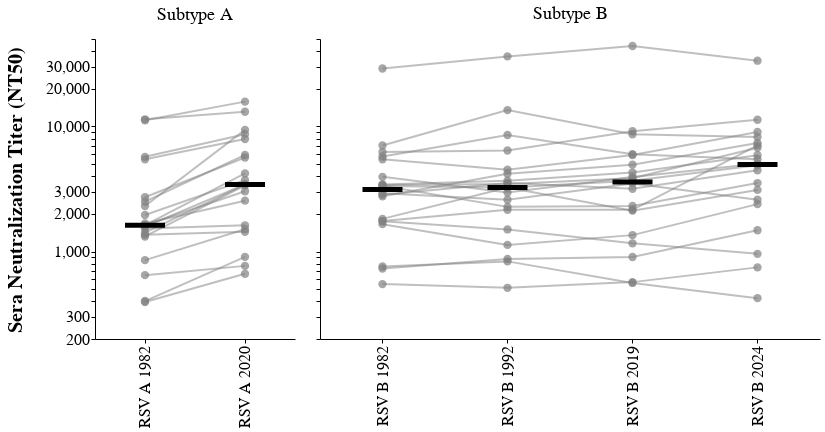

Write notebook code for a chart like this one.
### Markdown cell above
## figure 7

### Code cell
import altair as alt

# Define a selection for viruses
virus_selection = alt.selection_point(fields=['virus'], bind='legend')

# Filter data to include only specified viruses
filtered_df = filtered_df[filtered_df['virus'].isin([
    "RSV A 1982", "RSV A 2020", 
    "RSV B 1982", "RSV B 1992", "RSV B 2019", "RSV B 2024"
])]

# Create the serum chart with lines and points
def create_serum_chart(data, width, show_y_labels=True):
    base = alt.Chart(data).encode(
        x=alt.X('virus:N', 
                title='RSV pseudovirus', 
                axis=alt.Axis(
                    labelAngle=-90, 
                    labelFontSize=16,  # Increased font size for x-axis text
                    titleFontSize=18  # Increased font size for x-axis title
                )),
        y=alt.Y('geo_mean_NT50:Q', 
                title="Sera Neutralization Titer (NT50)" if show_y_labels else None,  # Y-axis title only on first facet
                scale=alt.Scale(type='log', domain=[200, 50000]),  # Set Y-axis limits
                axis=alt.Axis(
                    labelFontSize=16 if show_y_labels else 0,  # Increase font size, hide labels on second facet
                    titleFontSize=20,  # Increase font size for y-axis title
                    titlePadding=20  # Add spacing between y-axis title and labels
                ) if show_y_labels else alt.Axis(labels=False, ticks=True, domain=True)
        ),
        detail='serum:N',  # Connect lines per serum
        color=alt.Color('virus:N', legend=alt.Legend(title="Virus")),  # Enable legend for virus selection
        tooltip=[
            alt.Tooltip('serum:N', title='Serum'),
            alt.Tooltip('virus:N', title='Virus'),
            alt.Tooltip('geo_mean_NT50:Q', title='geo_mean_NT50')
        ]
    )

    # Add lines and points with visual override for gray
    lines = base.mark_line(opacity=0.5).encode(color=alt.value('grey')).transform_filter(virus_selection)
    points = base.mark_point(size=70, filled=True).encode(color=alt.value('grey')).transform_filter(virus_selection)
    
    return (lines + points).properties(
        width=width,
        height=300
    )

# Create the median layer (with larger ticks)
def create_median_layer(data, show_y_labels=True):
    return alt.Chart(data).mark_tick(
        thickness=5,  # Thickness of the tick
        size=40,  # Length of the tick
        color='black'
    ).encode(
        x=alt.X('virus:N', title=None),  # X-axis for virus
        y=alt.Y('median(geo_mean_NT50):Q', 
                title="Sera Neutralization Titer (NT50)" if show_y_labels else None,  # Y-axis title only on first facet
                scale=alt.Scale(type='log', domain=[200, 50000]),
                axis=alt.Axis(
                    labelFontSize=16 if show_y_labels else 0,  # Increase font size, hide labels on second facet
                    titleFontSize=20,  # Increase font size for y-axis title
                    titlePadding=20  # Add spacing between y-axis title and labels
                ) if show_y_labels else alt.Axis(labels=False, ticks=True, domain=True)
        )
    ).transform_filter(
        virus_selection  # Apply selection for interactivity
    )

# Create charts for subtypes
chart_A = alt.layer(
    create_serum_chart(filtered_df[filtered_df['subtype'] == 'A'], 200, show_y_labels=True),  # Show Y-axis for first facet
    create_median_layer(filtered_df[filtered_df['subtype'] == 'A'], show_y_labels=True)  # Show Y-axis for first facet
).add_params(
    virus_selection  # Add interactive selection at the top level
).properties(
    title="Subtype A"
)

chart_B = alt.layer(
    create_serum_chart(filtered_df[filtered_df['subtype'] == 'B'], 500, show_y_labels=False),  # Hide Y-axis labels but keep axis
    create_median_layer(filtered_df[filtered_df['subtype'] == 'B'], show_y_labels=False)  # Hide Y-axis labels but keep axis
).add_params(
    virus_selection  # Add interactive selection at the top level
).properties(
    title="Subtype B"
)

# Combine charts for viewing in notebook
combined_chart = (
    alt.hconcat(
        chart_A.properties(width=200, height=300),
        chart_B.properties(width=500, height=300)
    )
).resolve_scale(y='shared').resolve_axis(
    y='shared',  # Shared y-axis
    x='independent'  # Ensures x-axis labels are separate for each facet
).configure_title(
    anchor='middle',  # Keeps the title centered
    fontSize=18,  # Increase font size
    dy=-10  # Move title higher to create more white space
)

# Display the final chart
combined_chart.configure_axis(labelFontSize=16, titleFontSize=20).display()

# Save the chart as an interactive HTML file
combined_chart.save("03_output/plots/RSVEvo_historicalsera_neutralization_plot.html")

### Figure 1 — Vega-Lite specification as saved in the notebook (floating-point values rounded to 4 significant figures)
{"config": {"background": "transparent", "title": {"fontSize": 18, "fontWeight": "normal", "font": "Helvetica", "anchor": "middle", "color": "#000000", "orient": "top", "offset": 5, "subtitleColor": "gray", "subtitleFont": "Helvetica", "subtitleFontWeight": "normal", "subtitleFontSize": 18, "subtitlePadding": 2, "dy": -10}, "axis": {"domain": true, "domainColor": "black", "domainWidth": 1, "grid": false, "gridColor": "#DEDDDD", "gridWidth": 0.5, "labelFont": "Helvetica", "labelFontSize": 16, "labelFlush": false, "labelFontWeight": "normal", "labelPadding": 2, "tickColor": "black", "tickSize": 4, "tickWidth": 1, "titleFont": "Helvetica", "titleAlign": "center", "titleFontWeight": "bold", "titleFontSize": 20, "titlePadding": 5}, "legend": {"labelFont": "Helvetica", "labelFontSize": 14, "symbolSize": 100, "titleFont": "Helvetica", "titleFontSize": 14, "titleFontWeight": "bold", "padding": 5, "titleLimit": 200, "gradientLength": 100}, "range": {"category": ["#4e79a7", "#f28e2c", "#e15759", "#76b7b2", "#59a14f", "#edc949", "#af7aa1", "#ff9da7", "#9c755f", "#bab0ab"], "diverging": ["#c7e9b4", "#7fcdbb", "#41b6c4", "#1d91c0", "#225ea8", "#253494"]}, "view": {"stroke": "transparent", "strokeWidth": 0}, "text": {"font": "Helvetica Light", "fontSize": 14}}, "hconcat": [{"layer": [{"layer": [{"mark": {"type": "line", "opacity": 0.5}, "encoding": {"color": {"value": "grey"}, "detail": {"field": "serum", "type": "nominal"}, "tooltip": [{"field": "serum", "title": "Serum", "type": "nominal"}, {"field": "virus", "title": "Virus", "type": "nominal"}, {"field": "geo_mean_NT50", "title": "geo_mean_NT50", "type": "quantitative"}], "x": {"axis": {"labelAngle": -90, "labelFontSize": 16, "titleFontSize": 18}, "field": "virus", "title": "RSV pseudovirus", "type": "nominal"}, "y": {"axis": {"labelFontSize": 16, "titleFontSize": 20, "titlePadding": 20}, "field": "geo_mean_NT50", "scale": {"domain": [200, 50000], "type": "log"}, "title": "Sera Neutralization Titer (NT50)", "type": "quantitative"}}, "name": "view_3", "transform": [{"filter": {"param": "param_1"}}]}, {"mark": {"type": "point", "filled": true, "size": 70}, "encoding": {"color": {"value": "grey"}, "detail": {"field": "serum", "type": "nominal"}, "tooltip": [{"field": "serum", "title": "Serum", "type": "nominal"}, {"field": "virus", "title": "Virus", "type": "nominal"}, {"field": "geo_mean_NT50", "title": "geo_mean_NT50", "type": "quantitative"}], "x": {"axis": {"labelAngle": -90, "labelFontSize": 16, "titleFontSize": 18}, "field": "virus", "title": "RSV pseudovirus", "type": "nominal"}, "y": {"axis": {"labelFontSize": 16, "titleFontSize": 20, "titlePadding": 20}, "field": "geo_mean_NT50", "scale": {"domain": [200, 50000], "type": "log"}, "title": "Sera Neutralization Titer (NT50)", "type": "quantitative"}}, "transform": [{"filter": {"param": "param_1"}}]}], "data": {"name": "data-6598c25820607ab84f5c9c936a9d90be"}}, {"data": {"name": "data-6598c25820607ab84f5c9c936a9d90be"}, "mark": {"type": "tick", "color": "black", "size": 40, "thickness": 5}, "encoding": {"x": {"field": "virus", "title": null, "type": "nominal"}, "y": {"aggregate": "median", "axis": {"labelFontSize": 16, "titleFontSize": 20, "titlePadding": 20}, "field": "geo_mean_NT50", "scale": {"domain": [200, 50000], "type": "log"}, "title": "Sera Neutralization Titer (NT50)", "type": "quantitative"}}, "transform": [{"filter": {"param": "param_1"}}]}], "height": 300, "title": "Subtype A", "width": 200}, {"layer": [{"layer": [{"mark": {"type": "line", "opacity": 0.5}, "encoding": {"color": {"value": "grey"}, "detail": {"field": "serum", "type": "nominal"}, "tooltip": [{"field": "serum", "title": "Serum", "type": "nominal"}, {"field": "virus", "title": "Virus", "type": "nominal"}, {"field": "geo_mean_NT50", "title": "geo_mean_NT50", "type": "quantitative"}], "x": {"axis": {"labelAngle": -90, "labelFontSize": 16, "titleFontSize": 18}, "field": "virus", "title": "RSV pseudovirus", "type": "nominal"}, "y": {"axis": {"domain": true, "labels": false, "ticks": true}, "field": "geo_mean_NT50", "scale": {"domain": [200, 50000], "type": "log"}, "title": null, "type": "quantitative"}}, "name": "view_4", "transform": [{"filter": {"param": "param_1"}}]}, {"mark": {"type": "point", "filled": true, "size": 70}, "encoding": {"color": {"value": "grey"}, "detail": {"field": "serum", "type": "nominal"}, "tooltip": [{"field": "serum", "title": "Serum", "type": "nominal"}, {"field": "virus", "title": "Virus", "type": "nominal"}, {"field": "geo_mean_NT50", "title": "geo_mean_NT50", "type": "quantitative"}], "x": {"axis": {"labelAngle": -90, "labelFontSize": 16, "titleFontSize": 18}, "field": "virus", "title": "RSV pseudovirus", "type": "nominal"}, "y": {"axis": {"domain": true, "labels": false, "ticks": true}, "field": "geo_mean_NT50", "scale": {"domain": [200, 50000], "type": "log"}, "title": null, "type": "quantitative"}}, "transform": [{"filter": {"param": "param_1"}}]}], "data": {"name": "data-f75255665e19f50e472da96f2947d34d"}}, {"data": {"name": "data-f75255665e19f50e472da96f2947d34d"}, "mark": {"type": "tick", "color": "black", "size": 40, "thickness": 5}, "encoding": {"x": {"field": "virus", "title": null, "type": "nominal"}, "y": {"aggregate": "median", "axis": {"domain": true, "labels": false, "ticks": true}, "field": "geo_mean_NT50", "scale": {"domain": [200, 50000], "type": "log"}, "title": null, "type": "quantitative"}}, "transform": [{"filter": {"param": "param_1"}}]}], "height": 300, "title": "Subtype B", "width": 500}], "params": [{"name": "param_1", "select": {"type": "point", "fields": ["virus"]}, "bind": "legend", "views": ["view_3", "view_4"]}], "resolve": {"axis": {"x": "independent", "y": "shared"}, "scale": {"y": "shared"}}, "$schema": "https://vega.github.io/schema/vega-lite/v5.20.1.json", "datasets": {"data-6598c25820607ab84f5c9c936a9d90be": [{"virus": "RSV A 1982", "serum": "85_1", "geo_mean_NT50": 1676.0, "lower": 1413.0, "upper": 1988.0, "subtype": "A"}, {"virus": "RSV A 1982", "serum": "85_2", "geo_mean_NT50": 395.2, "lower": 315.1, "upper": 495.6, "subtype": "A"}, {"virus": "RSV A 1982", "serum": "85_3", "geo_mean_NT50": 2311.0, "lower": 1452.0, "upper": 3678.0, "subtype": "A"}, {"virus": "RSV A 1982", "serum": "85_4", "geo_mean_NT50": 647.8, "lower": 646.6, "upper": 649.1, "subtype": "A"}, {"virus": "RSV A 1982", "serum": "85_6", "geo_mean_NT50": 1584.0, "lower": 1146.0, "upper": 2191.0, "subtype": "A"}, {"virus": "RSV A 1982", "serum": "85_7", "geo_mean_NT50": 1959.0, "lower": 1395.0, "upper": 2752.0, "subtype": "A"}, {"virus": "RSV A 1982", "serum": "85_8", "geo_mean_NT50": 5460.0, "lower": 4889.0, "upper": 6098.0, "subtype": "A"}, {"virus": "RSV A 1982", "serum": "86_1", "geo_mean_NT50": 1628.0, "lower": 1351.0, "upper": 1962.0, "subtype": "A"}, {"virus": "RSV A 1982", "serum": "86_10", "geo_mean_NT50": 853.6, "lower": 741.2, "upper": 983.1, "subtype": "A"}, {"virus": "RSV A 1982", "serum": "86_12", "geo_mean_NT50": 402.1, "lower": 326.5, "upper": 495.3, "subtype": "A"}, {"virus": "RSV A 1982", "serum": "86_2", "geo_mean_NT50": 2717.0, "lower": 2326.0, "upper": 3174.0, "subtype": "A"}, {"virus": "RSV A 1982", "serum": "86_4", "geo_mean_NT50": 1320.0, "lower": 825.2, "upper": 2110.0, "subtype": "A"}, {"virus": "RSV A 1982", "serum": "86_6", "geo_mean_NT50": 1414.0, "lower": 1069.0, "upper": 1871.0, "subtype": "A"}, {"virus": "RSV A 1982", "serum": "86_7", "geo_mean_NT50": 1360.0, "lower": 1360.0, "upper": 1360.0, "subtype": "A"}, {"virus": "RSV A 1982", "serum": "86_8", "geo_mean_NT50": 1525.0, "lower": 972.5, "upper": 2392.0, "subtype": "A"}, {"virus": "RSV A 1982", "serum": "86_9", "geo_mean_NT50": 11400.0, "lower": 10640.0, "upper": 12220.0, "subtype": "A"}, {"virus": "RSV A 1982", "serum": "87_4", "geo_mean_NT50": 1623.0, "lower": 1209.0, "upper": 2180.0, "subtype": "A"}, {"virus": "RSV A 1982", "serum": "87_7", "geo_mean_NT50": 5716.0, "lower": 5614.0, "upper": 5819.0, "subtype": "A"}, {"virus": "RSV A 1982", "serum": "87_8", "geo_mean_NT50": 2507.0, "lower": 2160.0, "upper": 2910.0, "subtype": "A"}, {"virus": "RSV A 1982", "serum": "87_9", "geo_mean_NT50": 11200.0, "lower": 8851.0, "upper": 14180.0, "subtype": "A"}, {"virus": "RSV A 2020", "serum": "85_1", "geo_mean_NT50": 2551.0, "lower": 2232.0, "upper": 2917.0, "subtype": "A"}, {"virus": "RSV A 2020", "serum": "85_2", "geo_mean_NT50": 663.7, "lower": 499.2, "upper": 882.5, "subtype": "A"}, {"virus": "RSV A 2020", "serum": "85_3", "geo_mean_NT50": 9390.0, "lower": 8593.0, "upper": 10260.0, "subtype": "A"}, {"virus": "RSV A 2020", "serum": "85_4", "geo_mean_NT50": 768.3, "lower": 680.1, "upper": 867.9, "subtype": "A"}, {"virus": "RSV A 2020", "serum": "85_6", "geo_mean_NT50": 3434.0, "lower": 2945.0, "upper": 4005.0, "subtype": "A"}, {"virus": "RSV A 2020", "serum": "85_7", "geo_mean_NT50": 3721.0, "lower": 3146.0, "upper": 4401.0, "subtype": "A"}, {"virus": "RSV A 2020", "serum": "85_8", "geo_mean_NT50": 7942.0, "lower": 7588.0, "upper": 8312.0, "subtype": "A"}, {"virus": "RSV A 2020", "serum": "86_1", "geo_mean_NT50": 4213.0, "lower": 4026.0, "upper": 4409.0, "subtype": "A"}, {"virus": "RSV A 2020", "serum": "86_10", "geo_mean_NT50": 1509.0, "lower": 1171.0, "upper": 1945.0, "subtype": "A"}, {"virus": "RSV A 2020", "serum": "86_12", "geo_mean_NT50": 907.3, "lower": 731.2, "upper": 1126.0, "subtype": "A"}, {"virus": "RSV A 2020", "serum": "86_2", "geo_mean_NT50": 5643.0, "lower": 5370.0, "upper": 5929.0, "subtype": "A"}, {"virus": "RSV A 2020", "serum": "86_4", "geo_mean_NT50": 3387.0, "lower": 2763.0, "upper": 4153.0, "subtype": "A"}, {"virus": "RSV A 2020", "serum": "86_6", "geo_mean_NT50": 3431.0, "lower": 2779.0, "upper": 4236.0, "subtype": "A"}, {"virus": "RSV A 2020", "serum": "86_7", "geo_mean_NT50": 1437.0, "lower": 1399.0, "upper": 1477.0, "subtype": "A"}, {"virus": "RSV A 2020", "serum": "86_8", "geo_mean_NT50": 1620.0, "lower": 1162.0, "upper": 2260.0, "subtype": "A"}, {"virus": "RSV A 2020", "serum": "86_9", "geo_mean_NT50": 13110.0, "lower": 11010.0, "upper": 15600.0, "subtype": "A"}, {"virus": "RSV A 2020", "serum": "87_4", "geo_mean_NT50": 3034.0, "lower": 2783.0, "upper": 3309.0, "subtype": "A"}, {"virus": "RSV A 2020", "serum": "87_7", "geo_mean_NT50": 8676.0, "lower": 8471.0, "upper": 8886.0, "subtype": "A"}, {"virus": "RSV A 2020", "serum": "87_8", "geo_mean_NT50": 5917.0, "lower": 5900.0, "upper": 5933.0, "subtype": "A"}, {"virus": "RSV A 2020", "serum": "87_9", "geo_mean_NT50": 15790.0, "lower": 14010.0, "upper": 17800.0, "subtype": "A"}], "data-f75255665e19f50e472da96f2947d34d": [{"virus": "RSV B 1982", "serum": "85_1", "geo_mean_NT50": 1656.0, "lower": 1543.0, "upper": 1778.0, "subtype": "B"}, {"virus": "RSV B 1982", "serum": "85_2", "geo_mean_NT50": 732.7, "lower": 703.9, "upper": 762.7, "subtype": "B"}, {"virus": "RSV B 1982", "serum": "85_3", "geo_mean_NT50": 6250.0, "lower": 5937.0, "upper": 6579.0, "subtype": "B"}, {"virus": "RSV B 1982", "serum": "85_4", "geo_mean_NT50": 759.2, "lower": 680.5, "upper": 847.0, "subtype": "B"}, {"virus": "RSV B 1982", "serum": "85_6", "geo_mean_NT50": 3354.0, "lower": 2859.0, "upper": 3935.0, "subtype": "B"}, {"virus": "RSV B 1982", "serum": "85_7", "geo_mean_NT50": 5464.0, "lower": 4161.0, "upper": 7174.0, "subtype": "B"}, {"virus": "RSV B 1982", "serum": "85_8", "geo_mean_NT50": 5749.0, "lower": 4495.0, "upper": 7355.0, "subtype": "B"}, {"virus": "RSV B 1982", "serum": "86_1", "geo_mean_NT50": 3400.0, "lower": 3197.0, "upper": 3617.0, "subtype": "B"}, {"virus": "RSV B 1982", "serum": "86_10", "geo_mean_NT50": 1748.0, "lower": 1741.0, "upper": 1754.0, "subtype": "B"}, {"virus": "RSV B 1982", "serum": "86_12", "geo_mean_NT50": 549.4, "lower": 504.9, "upper": 597.7, "subtype": "B"}, {"virus": "RSV B 1982", "serum": "86_2", "geo_mean_NT50": 2929.0, "lower": 2091.0, "upper": 4105.0, "subtype": "B"}, {"virus": "RSV B 1982", "serum": "86_4", "geo_mean_NT50": 2768.0, "lower": 2250.0, "upper": 3405.0, "subtype": "B"}, {"virus": "RSV B 1982", "serum": "86_6", "geo_mean_NT50": 1752.0, "lower": 1618.0, "upper": 1897.0, "subtype": "B"}, {"virus": "RSV B 1982", "serum": "86_7", "geo_mean_NT50": 2843.0, "lower": 2023.0, "upper": 3994.0, "subtype": "B"}, {"virus": "RSV B 1982", "serum": "86_8", "geo_mean_NT50": 1824.0, "lower": 1093.0, "upper": 3044.0, "subtype": "B"}, {"virus": "RSV B 1982", "serum": "86_9", "geo_mean_NT50": 29060.0, "lower": 27690.0, "upper": 30490.0, "subtype": "B"}, {"virus": "RSV B 1982", "serum": "87_4", "geo_mean_NT50": 3954.0, "lower": 3568.0, "upper": 4381.0, "subtype": "B"}, {"virus": "RSV B 1982", "serum": "87_7", "geo_mean_NT50": 3441.0, "lower": 2654.0, "upper": 4462.0, "subtype": "B"}, {"virus": "RSV B 1982", "serum": "87_8", "geo_mean_NT50": 3336.0, "lower": 3015.0, "upper": 3691.0, "subtype": "B"}, {"virus": "RSV B 1982", "serum": "87_9", "geo_mean_NT50": 7036.0, "lower": 6833.0, "upper": 7245.0, "subtype": "B"}, {"virus": "RSV B 1992", "serum": "85_1", "geo_mean_NT50": 1130.0, "lower": 1128.0, "upper": 1132.0, "subtype": "B"}, {"virus": "RSV B 1992", "serum": "85_2", "geo_mean_NT50": 873.9, "lower": 737.3, "upper": 1036.0, "subtype": "B"}, {"virus": "RSV B 1992", "serum": "85_3", "geo_mean_NT50": 6421.0, "lower": 5743.0, "upper": 7181.0, "subtype": "B"}, {"virus": "RSV B 1992", "serum": "85_4", "geo_mean_NT50": 834.4, "lower": 736.2, "upper": 945.7, "subtype": "B"}, {"virus": "RSV B 1992", "serum": "85_6", "geo_mean_NT50": 2276.0, "lower": 2046.0, "upper": 2533.0, "subtype": "B"}, {"virus": "RSV B 1992", "serum": "85_7", "geo_mean_NT50": 4506.0, "lower": 3906.0, "upper": 5199.0, "subtype": "B"}, {"virus": "RSV B 1992", "serum": "85_8", "geo_mean_NT50": 8545.0, "lower": 6037.0, "upper": 12100.0, "subtype": "B"}, {"virus": "RSV B 1992", "serum": "86_1", "geo_mean_NT50": 3463.0, "lower": 3444.0, "upper": 3481.0, "subtype": "B"}, {"virus": "RSV B 1992", "serum": "86_10", "geo_mean_NT50": 1503.0, "lower": 1412.0, "upper": 1600.0, "subtype": "B"}, {"virus": "RSV B 1992", "serum": "86_12", "geo_mean_NT50": 513.0, "lower": 424.8, "upper": 619.4, "subtype": "B"}, {"virus": "RSV B 1992", "serum": "86_2", "geo_mean_NT50": 2593.0, "lower": 2415.0, "upper": 2785.0, "subtype": "B"}, {"virus": "RSV B 1992", "serum": "86_4", "geo_mean_NT50": 4185.0, "lower": 3583.0, "upper": 4888.0, "subtype": "B"}, {"virus": "RSV B 1992", "serum": "86_6", "geo_mean_NT50": 2160.0, "lower": 2085.0, "upper": 2236.0, "subtype": "B"}, {"virus": "RSV B 1992", "serum": "86_7", "geo_mean_NT50": 3534.0, "lower": 3529.0, "upper": 3539.0, "subtype": "B"}, {"virus": "RSV B 1992", "serum": "86_8", "geo_mean_NT50": 3245.0, "lower": 3158.0, "upper": 3334.0, "subtype": "B"}, {"virus": "RSV B 1992", "serum": "86_9", "geo_mean_NT50": 36290.0, "lower": 28780.0, "upper": 45760.0, "subtype": "B"}, {"virus": "RSV B 1992", "serum": "87_4", "geo_mean_NT50": 2967.0, "lower": 2728.0, "upper": 3226.0, "subtype": "B"}, {"virus": "RSV B 1992", "serum": "87_7", "geo_mean_NT50": 3686.0, "lower": 3448.0, "upper": 3941.0, "subtype": "B"}, {"virus": "RSV B 1992", "serum": "87_8", "geo_mean_NT50": 3245.0, "lower": 3149.0, "upper": 3344.0, "subtype": "B"}, {"virus": "RSV B 1992", "serum": "87_9", "geo_mean_NT50": 13510.0, "lower": 13270.0, "upper": 13750.0, "subtype": "B"}, {"virus": "RSV B 2019", "serum": "85_1", "geo_mean_NT50": 1353.0, "lower": 1201.0, "upper": 1524.0, "subtype": "B"}, {"virus": "RSV B 2019", "serum": "85_2", "geo_mean_NT50": 904.7, "lower": 877.0, "upper": 933.2, "subtype": "B"}, {"virus": "RSV B 2019", "serum": "85_3", "geo_mean_NT50": 9153.0, "lower": 8195.0, "upper": 10220.0, "subtype": "B"}, {"virus": "RSV B 2019", "serum": "85_4", "geo_mean_NT50": 561.3, "lower": 535.5, "upper": 588.4, "subtype": "B"}, {"virus": "RSV B 2019", "serum": "85_6", "geo_mean_NT50": 2315.0, "lower": 1985.0, "upper": 2701.0, "subtype": "B"}, {"virus": "RSV B 2019", "serum": "85_7", "geo_mean_NT50": 5906.0, "lower": 5064.0, "upper": 6889.0, "subtype": "B"}, {"virus": "RSV B 2019", "serum": "85_8", "geo_mean_NT50": 6003.0, "lower": 5954.0, "upper": 6052.0, "subtype": "B"}, {"virus": "RSV B 2019", "serum": "86_1", "geo_mean_NT50": 3857.0, "lower": 3561.0, "upper": 4177.0, "subtype": "B"}, {"virus": "RSV B 2019", "serum": "86_10", "geo_mean_NT50": 1164.0, "lower": 1159.0, "upper": 1168.0, "subtype": "B"}, {"virus": "RSV B 2019", "serum": "86_12", "geo_mean_NT50": 569.7, "lower": 548.5, "upper": 591.7, "subtype": "B"}, {"virus": "RSV B 2019", "serum": "86_2", "geo_mean_NT50": 3506.0, "lower": 2686.0, "upper": 4576.0, "subtype": "B"}, {"virus": "RSV B 2019", "serum": "86_4", "geo_mean_NT50": 4950.0, "lower": 4763.0, "upper": 5144.0, "subtype": "B"}, {"virus": "RSV B 2019", "serum": "86_6", "geo_mean_NT50": 2157.0, "lower": 1937.0, "upper": 2401.0, "subtype": "B"}, {"virus": "RSV B 2019", "serum": "86_7", "geo_mean_NT50": 3179.0, "lower": 3145.0, "upper": 3213.0, "subtype": "B"}, {"virus": "RSV B 2019", "serum": "86_8", "geo_mean_NT50": 2124.0, "lower": 2047.0, "upper": 2204.0, "subtype": "B"}, {"virus": "RSV B 2019", "serum": "86_9", "geo_mean_NT50": 43920.0, "lower": 42480.0, "upper": 45420.0, "subtype": "B"}, {"virus": "RSV B 2019", "serum": "87_4", "geo_mean_NT50": 3938.0, "lower": 3645.0, "upper": 4254.0, "subtype": "B"}, {"virus": "RSV B 2019", "serum": "87_7", "geo_mean_NT50": 4281.0, "lower": 3877.0, "upper": 4728.0, "subtype": "B"}, {"virus": "RSV B 2019", "serum": "87_8", "geo_mean_NT50": 3683.0, "lower": 3038.0, "upper": 4464.0, "subtype": "B"}, {"virus": "RSV B 2019", "serum": "87_9", "geo_mean_NT50": 8658.0, "lower": 6670.0, "upper": 11240.0, "subtype": "B"}, {"virus": "RSV B 2024", "serum": "85_1", "geo_mean_NT50": 2395.0, "lower": 2381.0, "upper": 2409.0, "subtype": "B"}, {"virus": "RSV B 2024", "serum": "85_2", "geo_mean_NT50": 1481.0, "lower": 1387.0, "upper": 1581.0, "subtype": "B"}, {"virus": "RSV B 2024", "serum": "85_3", "geo_mean_NT50": 11310.0, "lower": 10940.0, "upper": 11700.0, "subtype": "B"}, {"virus": "RSV B 2024", "serum": "85_4", "geo_mean_NT50": 424.2, "lower": 330.6, "upper": 544.4, "subtype": "B"}, {"virus": "RSV B 2024", "serum": "85_6", "geo_mean_NT50": 3526.0, "lower": 3500.0, "upper": 3553.0, "subtype": "B"}, {"virus": "RSV B 2024", "serum": "85_7", "geo_mean_NT50": 9020.0, "lower": 7277.0, "upper": 11180.0, "subtype": "B"}, {"virus": "RSV B 2024", "serum": "85_8", "geo_mean_NT50": 5466.0, "lower": 5265.0, "upper": 5675.0, "subtype": "B"}, {"virus": "RSV B 2024", "serum": "86_1", "geo_mean_NT50": 6756.0, "lower": 6026.0, "upper": 7575.0, "subtype": "B"}, {"virus": "RSV B 2024", "serum": "86_10", "geo_mean_NT50": 958.9, "lower": 777.4, "upper": 1183.0, "subtype": "B"}, {"virus": "RSV B 2024", "serum": "86_12", "geo_mean_NT50": 747.4, "lower": 735.0, "upper": 760.0, "subtype": "B"}, {"virus": "RSV B 2024", "serum": "86_2", "geo_mean_NT50": 2595.0, "lower": 2180.0, "upper": 3090.0, "subtype": "B"}, {"virus": "RSV B 2024", "serum": "86_4", "geo_mean_NT50": 7387.0, "lower": 7142.0, "upper": 7640.0, "subtype": "B"}, {"virus": "RSV B 2024", "serum": "86_6", "geo_mean_NT50": 7065.0, "lower": 5246.0, "upper": 9516.0, "subtype": "B"}, {"virus": "RSV B 2024", "serum": "86_7", "geo_mean_NT50": 4470.0, "lower": 3985.0, "upper": 5013.0, "subtype": "B"}, {"virus": "RSV B 2024", "serum": "86_8", "geo_mean_NT50": 3111.0, "lower": 2463.0, "upper": 3928.0, "subtype": "B"}, {"virus": "RSV B 2024", "serum": "86_9", "geo_mean_NT50": 33550.0, "lower": 29240.0, "upper": 38510.0, "subtype": "B"}, {"virus": "RSV B 2024", "serum": "87_4", "geo_mean_NT50": 5041.0, "lower": 5041.0, "upper": 5042.0, "subtype": "B"}, {"virus": "RSV B 2024", "serum": "87_7", "geo_mean_NT50": 5894.0, "lower": 5108.0, "upper": 6801.0, "subtype": "B"}, {"virus": "RSV B 2024", "serum": "87_8", "geo_mean_NT50": 4898.0, "lower": 4082.0, "upper": 5876.0, "subtype": "B"}, {"virus": "RSV B 2024", "serum": "87_9", "geo_mean_NT50": 8220.0, "lower": 8069.0, "upper": 8374.0, "subtype": "B"}]}}
